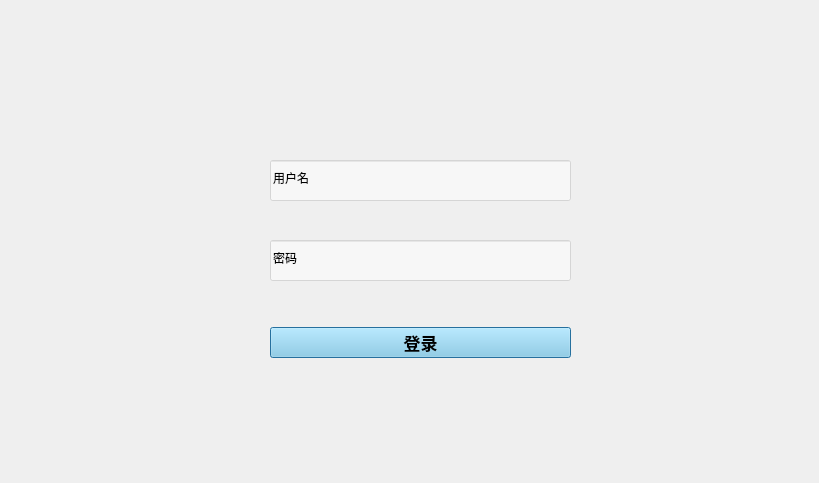
<?xml version="1.0" encoding="UTF-8"?>
<ui version="4.0">
 <class>Dialog</class>
 <widget class="QDialog" name="Dialog">
  <property name="geometry">
   <rect>
    <x>0</x>
    <y>0</y>
    <width>819</width>
    <height>483</height>
   </rect>
  </property>
  <property name="windowTitle">
   <string>Dialog</string>
  </property>
  <property name="styleSheet">
   <string notr="true">QWidget {
border-image:url(C:/Users/CZQ/Desktop/czq_dev/All/churuku_query/new/登录背景.jpg);
}

#下面的防止背景干扰其他控件
QTextBrowser {
border-image:url();
}
QLineEdit {
border-image:url();
}
QComboBox {
border-image:url();
}
QLabel {
border-image:url();
}
QPushButton {
border-image:url();
}</string>
  </property>
  <widget class="QLineEdit" name="lineEdit">
   <property name="geometry">
    <rect>
     <x>270</x>
     <y>160</y>
     <width>301</width>
     <height>41</height>
    </rect>
   </property>
   <property name="styleSheet">
    <string notr="true">QLineEdit{
background-color:rgba(255,255,255,120);
color:#000000;

}</string>
   </property>
   <property name="text">
    <string>用户名</string>
   </property>
  </widget>
  <widget class="QPushButton" name="pushButton">
   <property name="geometry">
    <rect>
     <x>270</x>
     <y>327</y>
     <width>301</width>
     <height>31</height>
    </rect>
   </property>
   <property name="font">
    <font>
     <family>微软雅黑</family>
     <pointsize>13</pointsize>
     <weight>75</weight>
     <italic>false</italic>
     <bold>true</bold>
    </font>
   </property>
   <property name="styleSheet">
    <string notr="true">QPushButton{
background-color:rgba(135,206,235,200);
color:#000000;

}</string>
   </property>
   <property name="text">
    <string>登录</string>
   </property>
  </widget>
  <widget class="QLineEdit" name="lineEdit_2">
   <property name="geometry">
    <rect>
     <x>270</x>
     <y>240</y>
     <width>301</width>
     <height>41</height>
    </rect>
   </property>
   <property name="styleSheet">
    <string notr="true">QLineEdit{
background-color:rgba(255,255,255,120);
color:#000000;

}</string>
   </property>
   <property name="text">
    <string>密码</string>
   </property>
  </widget>
 </widget>
 <resources/>
 <connections/>
</ui>
